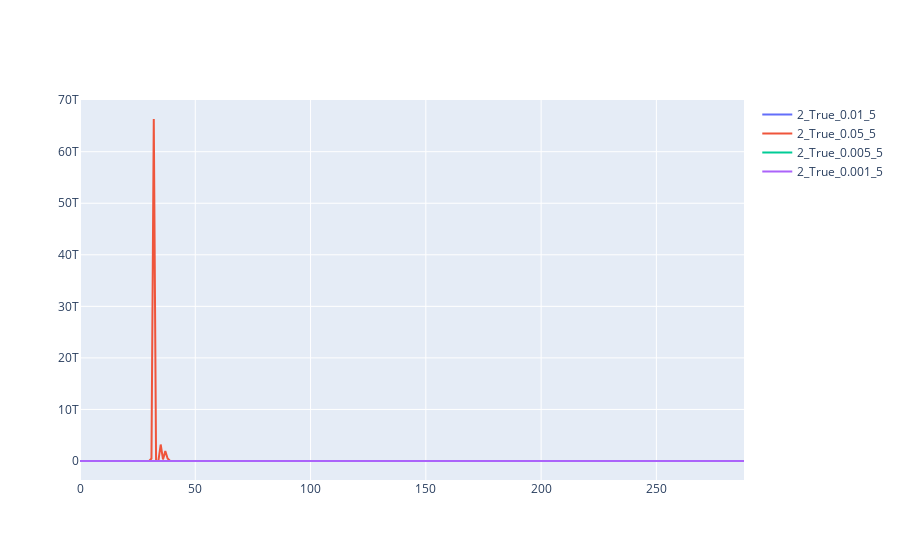

This figure's notebook cell:
### Code cell
fig = go.Figure()

for combination, losses in valid_results.items():
    scatter = go.Scatter(
        x=list(range(len(losses))),
        y=losses,
        mode='lines',
        name=combination,
        hovertext=combination
        )
    
    fig.add_trace(scatter)

fig.show()

### Figure 1 — Plotly figure (JSON) as saved in the notebook; plotly's stock layout.template omitted (floating-point values rounded to 4 significant figures; data arrays with more than 128 entries replaced by an {"elided": "..."} marker saying what was removed)
{"data": [{"hovertext": "2_True_0.01_5", "mode": "lines", "name": "2_True_0.01_5", "type": "scatter", "x": {"elided": "289 int values"}, "y": {"elided": "289 float values"}}, {"hovertext": "2_True_0.05_5", "mode": "lines", "name": "2_True_0.05_5", "type": "scatter", "x": {"elided": "289 int values"}, "y": {"elided": "289 float values"}}, {"hovertext": "2_True_0.005_5", "mode": "lines", "name": "2_True_0.005_5", "type": "scatter", "x": {"elided": "289 int values"}, "y": {"elided": "289 float values"}}, {"hovertext": "2_True_0.001_5", "mode": "lines", "name": "2_True_0.001_5", "type": "scatter", "x": {"elided": "289 int values"}, "y": {"elided": "289 float values"}}], "layout": {}}
